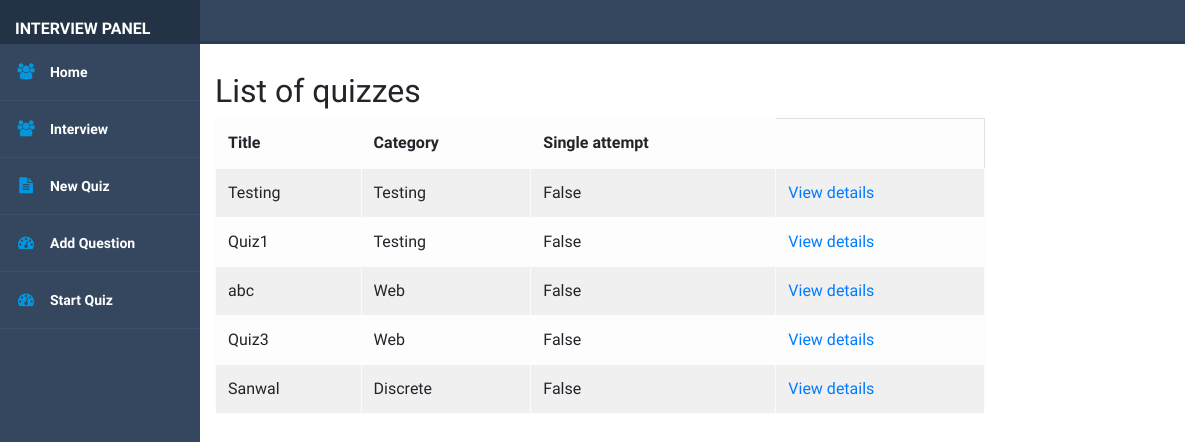
The app's page /inter/ViewQuiz/, older data.
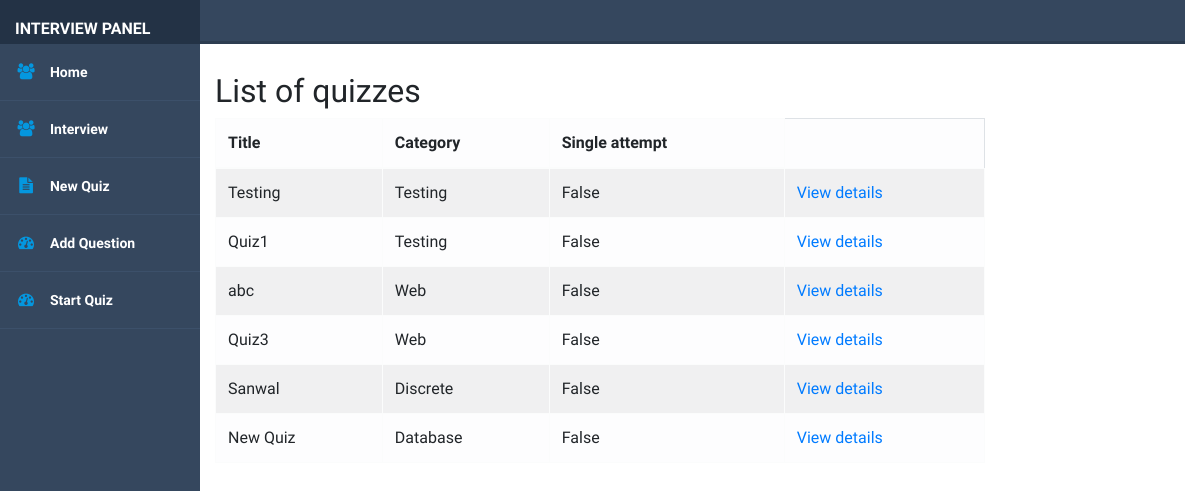
The same page, newer data.
### InterviewPanel/models.py (models this page shows, shortened)
class Quiz(models.Model):
    title = models.CharField(
        verbose_name="Title",
        max_length=60, blank=False,
        help_text=" Descriptive Title For Quiz"
    )
    description = models.TextField(verbose_name="Description", null=True,
                                   help_text="Add some meaningful information about this Quiz.")
    url = models.SlugField(
        max_length=60, blank=True, unique=True,
        help_text="a user friendly url",
        verbose_name="user friendly url")
    Instructions = models.TextField(verbose_name="Instructions", null=True,
                                    help_text="Add some meaningful information about rules to follow during Quiz")
    category = models.ForeignKey(
        Category, null=True, blank=True,
        verbose_name="Category", on_delete=models.CASCADE, help_text="To Manage The Quizzes Assign a Categeory")
    answers_at_end = models.BooleanField(
        blank=False, default=False,
        help_text=("Correct answer is NOT shown after question."
                   " Answers displayed at the end."),
        verbose_name="Answers at end")
    single_attempt = models.BooleanField(
        blank=False, default=False,
        help_text=("If yes, only one attempt by"
                   " a user will be permitted."
                   " Non users cannot sit this exam."),
        verbose_name="Single Attempt")
    success_text = models.TextField(
        blank=True, help_text="Displayed if user passes.",
        verbose_name="Success Text")
    fail_text = models.TextField(
        verbose_name="Fail Text",
        blank=True, help_text="Displayed if user fails.")
    timestamp = models.DateTimeField(auto_now_add=True)
    class Meta:
        ordering = ['timestamp', ]
        verbose_name = "Quiz"
        verbose_name_plural = "Quizzes"

class Category(models.Model):
    category = models.CharField(
        verbose_name="Category",
        max_length=250, blank=True,
        unique=True, null=True)
    objects = CategoryManager()
    class Meta:
        verbose_name = "Category"
        verbose_name_plural = "Categories"
    def __str__(self):
        return self.category

### InterviewPanel/views.py (the view)
# urls.py: path('ViewQuiz/', QuizListView.as_view(), name="ViewQuiz"),
class QuizListView(ListView):
    model = Quiz
    template_name = "quiz_list.html"
    def get_queryset(self):
        queryset = super(QuizListView, self).get_queryset()
        return queryset

### InterviewPanel/templates/quiz_list.html (shortened to what this page needs)
{%extends 'basic4.html'%}
{% load i18n %}
{%block body%}
<h2>{% trans "List of quizzes" %}</h2>
    {% if quiz_list %}
		<table class="table table-light table-striped table-hover table-bordered">
		  <thead>
			<tr>
			  <th>{% trans "Title" %}</th>
			  <th>{% trans "Category" %}</th>
			  <th>{% trans "Single attempt" %}</th>
			</tr>
		  </thead>
		  <tbody>
        {% for quiz in quiz_list %}
  			<tr>
			  <td>{{quiz.title}}</td>
			  <td>{{ quiz.category }}</td>
			  <td>{{ quiz.single_attempt }}</td>
			   <td><a href="{%url 'InterviewPanel:DetailQuiz' slug=quiz.url%}">
				  {% trans "View details" %}
				</a>
		    </td>
			</tr>
        {% endfor %}
		  </tbody>
		</table>
	{% else %}
        <p>{% trans "There are no available quizzes" %}.</p>
    {% endif %}
{%endblock%}

Row changes from the older to the newer data that the page shows:
added Quiz: title "New Quiz", category "Database", single_attempt "False"
